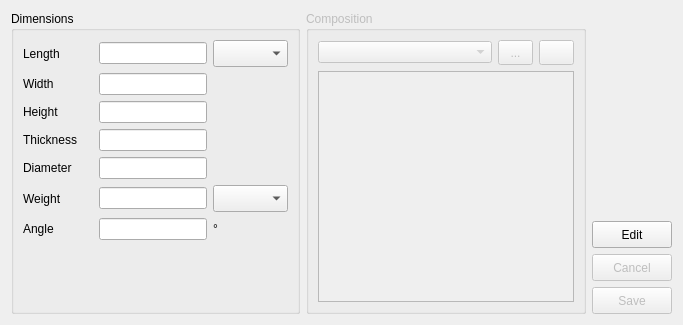
          <widget class="QWidget" name="tab_Dimensions">
           <attribute name="title">
            <string>Dimensions/Material</string>
           </attribute>
           <layout class="QGridLayout" name="gridLayout_17">
            <item row="0" column="0" rowspan="4">
             <widget class="QGroupBox" name="groupBox_Dimensions">
              <property name="sizePolicy">
               <sizepolicy hsizetype="Expanding" vsizetype="Expanding">
                <horstretch>0</horstretch>
                <verstretch>0</verstretch>
               </sizepolicy>
              </property>
              <property name="minimumSize">
               <size>
                <width>250</width>
                <height>0</height>
               </size>
              </property>
              <property name="maximumSize">
               <size>
                <width>500</width>
                <height>16777215</height>
               </size>
              </property>
              <property name="title">
               <string>Dimensions</string>
              </property>
              <layout class="QGridLayout" name="gridLayout_19">
               <item row="0" column="1">
                <widget class="QLineEdit" name="lineEdit_Length">
                 <property name="maximumSize">
                  <size>
                   <width>16777215</width>
                   <height>16777215</height>
                  </size>
                 </property>
                 <property name="alignment">
                  <set>Qt::AlignRight|Qt::AlignTrailing|Qt::AlignVCenter</set>
                 </property>
                 <property name="readOnly">
                  <bool>true</bool>
                 </property>
                </widget>
               </item>
               <item row="3" column="1">
                <widget class="QLineEdit" name="lineEdit_Thickness">
                 <property name="alignment">
                  <set>Qt::AlignRight|Qt::AlignTrailing|Qt::AlignVCenter</set>
                 </property>
                 <property name="readOnly">
                  <bool>true</bool>
                 </property>
                </widget>
               </item>
               <item row="7" column="2">
                <widget class="QComboBox" name="comboBox_Weight_Unit">
                 <property name="minimumSize">
                  <size>
                   <width>75</width>
                   <height>27</height>
                  </size>
                 </property>
                 <property name="maximumSize">
                  <size>
                   <width>75</width>
                   <height>27</height>
                  </size>
                 </property>
                </widget>
               </item>
               <item row="1" column="0">
                <widget class="QLabel" name="label_Width">
                 <property name="minimumSize">
                  <size>
                   <width>70</width>
                   <height>0</height>
                  </size>
                 </property>
                 <property name="maximumSize">
                  <size>
                   <width>70</width>
                   <height>16777215</height>
                  </size>
                 </property>
                 <property name="text">
                  <string>Width</string>
                 </property>
                </widget>
               </item>
               <item row="0" column="0">
                <widget class="QLabel" name="label_Length">
                 <property name="minimumSize">
                  <size>
                   <width>70</width>
                   <height>0</height>
                  </size>
                 </property>
                 <property name="maximumSize">
                  <size>
                   <width>70</width>
                   <height>16777215</height>
                  </size>
                 </property>
                 <property name="text">
                  <string>Length</string>
                 </property>
                </widget>
               </item>
               <item row="9" column="0">
                <widget class="QLabel" name="label_Angle">
                 <property name="minimumSize">
                  <size>
                   <width>70</width>
                   <height>0</height>
                  </size>
                 </property>
                 <property name="maximumSize">
                  <size>
                   <width>70</width>
                   <height>16777215</height>
                  </size>
                 </property>
                 <property name="text">
                  <string>Angle</string>
                 </property>
                </widget>
               </item>
               <item row="0" column="2">
                <widget class="QComboBox" name="comboBox_Length_Unit">
                 <property name="minimumSize">
                  <size>
                   <width>75</width>
                   <height>27</height>
                  </size>
                 </property>
                 <property name="maximumSize">
                  <size>
                   <width>75</width>
                   <height>27</height>
                  </size>
                 </property>
                </widget>
               </item>
               <item row="2" column="0">
                <widget class="QLabel" name="label_Height">
                 <property name="minimumSize">
                  <size>
                   <width>70</width>
                   <height>0</height>
                  </size>
                 </property>
                 <property name="maximumSize">
                  <size>
                   <width>70</width>
                   <height>16777215</height>
                  </size>
                 </property>
                 <property name="text">
                  <string>Height</string>
                 </property>
                </widget>
               </item>
               <item row="3" column="0">
                <widget class="QLabel" name="label_12">
                 <property name="text">
                  <string>Thickness</string>
                 </property>
                </widget>
               </item>
               <item row="10" column="1">
                <spacer name="verticalSpacer_9">
                 <property name="orientation">
                  <enum>Qt::Vertical</enum>
                 </property>
                 <property name="sizeHint" stdset="0">
                  <size>
                   <width>20</width>
                   <height>62</height>
                  </size>
                 </property>
                </spacer>
               </item>
               <item row="7" column="0">
                <widget class="QLabel" name="label_Weight">
                 <property name="minimumSize">
                  <size>
                   <width>70</width>
                   <height>0</height>
                  </size>
                 </property>
                 <property name="maximumSize">
                  <size>
                   <width>70</width>
                   <height>16777215</height>
                  </size>
                 </property>
                 <property name="text">
                  <string>Weight</string>
                 </property>
                </widget>
               </item>
               <item row="1" column="1">
                <widget class="QLineEdit" name="lineEdit_Width">
                 <property name="alignment">
                  <set>Qt::AlignRight|Qt::AlignTrailing|Qt::AlignVCenter</set>
                 </property>
                 <property name="readOnly">
                  <bool>true</bool>
                 </property>
                </widget>
               </item>
               <item row="9" column="1">
                <widget class="QLineEdit" name="lineEdit_Degrees">
                 <property name="alignment">
                  <set>Qt::AlignRight|Qt::AlignTrailing|Qt::AlignVCenter</set>
                 </property>
                 <property name="readOnly">
                  <bool>true</bool>
                 </property>
                </widget>
               </item>
               <item row="2" column="1">
                <widget class="QLineEdit" name="lineEdit_Height">
                 <property name="alignment">
                  <set>Qt::AlignRight|Qt::AlignTrailing|Qt::AlignVCenter</set>
                 </property>
                 <property name="readOnly">
                  <bool>true</bool>
                 </property>
                </widget>
               </item>
               <item row="7" column="1">
                <widget class="QLineEdit" name="lineEdit_Weight">
                 <property name="alignment">
                  <set>Qt::AlignRight|Qt::AlignTrailing|Qt::AlignVCenter</set>
                 </property>
                 <property name="readOnly">
                  <bool>true</bool>
                 </property>
                </widget>
               </item>
               <item row="4" column="0">
                <widget class="QLabel" name="label_Diameter">
                 <property name="minimumSize">
                  <size>
                   <width>70</width>
                   <height>0</height>
                  </size>
                 </property>
                 <property name="maximumSize">
                  <size>
                   <width>70</width>
                   <height>16777215</height>
                  </size>
                 </property>
                 <property name="text">
                  <string>Diameter</string>
                 </property>
                </widget>
               </item>
               <item row="4" column="1">
                <widget class="QLineEdit" name="lineEdit_Diameter">
                 <property name="alignment">
                  <set>Qt::AlignRight|Qt::AlignTrailing|Qt::AlignVCenter</set>
                 </property>
                 <property name="readOnly">
                  <bool>true</bool>
                 </property>
                </widget>
               </item>
               <item row="1" column="2">
                <widget class="QLabel" name="label_Unit_Width">
                 <property name="text">
                  <string/>
                 </property>
                </widget>
               </item>
               <item row="2" column="2">
                <widget class="QLabel" name="label_Unit_Height">
                 <property name="text">
                  <string/>
                 </property>
                </widget>
               </item>
               <item row="3" column="2">
                <widget class="QLabel" name="label_Unit_Thickness">
                 <property name="text">
                  <string/>
                 </property>
                </widget>
               </item>
               <item row="4" column="2">
                <widget class="QLabel" name="label_Unit_Diameter">
                 <property name="text">
                  <string/>
                 </property>
                </widget>
               </item>
               <item row="9" column="2">
                <widget class="QLabel" name="label_17">
                 <property name="text">
                  <string>°</string>
                 </property>
                </widget>
               </item>
              </layout>
             </widget>
            </item>
            <item row="0" column="2">
             <spacer name="verticalSpacer_8">
              <property name="orientation">
               <enum>Qt::Vertical</enum>
              </property>
              <property name="sizeHint" stdset="0">
               <size>
                <width>20</width>
                <height>195</height>
               </size>
              </property>
             </spacer>
            </item>
            <item row="1" column="2">
             <widget class="QPushButton" name="pushButton_Edit_Overview_2">
              <property name="minimumSize">
               <size>
                <width>80</width>
                <height>27</height>
               </size>
              </property>
              <property name="maximumSize">
               <size>
                <width>80</width>
                <height>27</height>
               </size>
              </property>
              <property name="text">
               <string>Edit</string>
              </property>
              <property name="icon">
               <iconset resource="Icons.qrc">
                <normaloff>:/buttons/edit</normaloff>:/buttons/edit</iconset>
              </property>
             </widget>
            </item>
            <item row="2" column="2">
             <widget class="QPushButton" name="pushButton_Cancel_Overview_2">
              <property name="enabled">
               <bool>false</bool>
              </property>
              <property name="minimumSize">
               <size>
                <width>80</width>
                <height>27</height>
               </size>
              </property>
              <property name="maximumSize">
               <size>
                <width>80</width>
                <height>27</height>
               </size>
              </property>
              <property name="text">
               <string>Cancel</string>
              </property>
              <property name="icon">
               <iconset resource="Icons.qrc">
                <normaloff>:/buttons/cancel</normaloff>:/buttons/cancel</iconset>
              </property>
             </widget>
            </item>
            <item row="3" column="2">
             <widget class="QPushButton" name="pushButton_Save_Overview_2">
              <property name="enabled">
               <bool>false</bool>
              </property>
              <property name="minimumSize">
               <size>
                <width>80</width>
                <height>27</height>
               </size>
              </property>
              <property name="maximumSize">
               <size>
                <width>80</width>
                <height>27</height>
               </size>
              </property>
              <property name="text">
               <string>Save</string>
              </property>
              <property name="icon">
               <iconset resource="Icons.qrc">
                <normaloff>:/buttons/save</normaloff>:/buttons/save</iconset>
              </property>
             </widget>
            </item>
            <item row="0" column="1" rowspan="4">
             <widget class="QGroupBox" name="groupBox_Composition">
              <property name="enabled">
               <bool>false</bool>
              </property>
              <property name="sizePolicy">
               <sizepolicy hsizetype="Expanding" vsizetype="Expanding">
                <horstretch>0</horstretch>
                <verstretch>0</verstretch>
               </sizepolicy>
              </property>
              <property name="title">
               <string>Composition</string>
              </property>
              <layout class="QGridLayout" name="gridLayout_18">
               <item row="0" column="0">
                <widget class="QComboBox" name="comboBox">
                 <property name="enabled">
                  <bool>false</bool>
                 </property>
                </widget>
               </item>
               <item row="0" column="1">
                <widget class="QToolButton" name="toolButton_Add_Item_2">
                 <property name="enabled">
                  <bool>false</bool>
                 </property>
                 <property name="minimumSize">
                  <size>
                   <width>35</width>
                   <height>25</height>
                  </size>
                 </property>
                 <property name="maximumSize">
                  <size>
                   <width>35</width>
                   <height>25</height>
                  </size>
                 </property>
                 <property name="toolTip">
                  <string>Add Item</string>
                 </property>
                 <property name="text">
                  <string>...</string>
                 </property>
                 <property name="icon">
                  <iconset resource="Icons.qrc">
                   <normaloff>:/buttons/add</normaloff>:/buttons/add</iconset>
                 </property>
                </widget>
               </item>
               <item row="0" column="2">
                <widget class="QToolButton" name="toolButton_Delete_Item_2">
                 <property name="enabled">
                  <bool>false</bool>
                 </property>
                 <property name="minimumSize">
                  <size>
                   <width>35</width>
                   <height>25</height>
                  </size>
                 </property>
                 <property name="maximumSize">
                  <size>
                   <width>35</width>
                   <height>25</height>
                  </size>
                 </property>
                 <property name="toolTip">
                  <string>delete item</string>
                 </property>
                 <property name="text">
                  <string/>
                 </property>
                 <property name="icon">
                  <iconset resource="Icons.qrc">
                   <normaloff>:/buttons/delete</normaloff>:/buttons/delete</iconset>
                 </property>
                </widget>
               </item>
               <item row="1" column="0" colspan="3">
                <widget class="QTableView" name="tableView">
                 <property name="sizePolicy">
                  <sizepolicy hsizetype="Expanding" vsizetype="Expanding">
                   <horstretch>0</horstretch>
                   <verstretch>0</verstretch>
                  </sizepolicy>
                 </property>
                 <property name="minimumSize">
                  <size>
                   <width>0</width>
                   <height>0</height>
                  </size>
                 </property>
                </widget>
               </item>
              </layout>
             </widget>
            </item>
           </layout>
          </widget>
